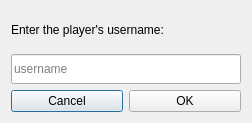
<?xml version="1.0" encoding="UTF-8"?>
<ui version="4.0">
 <class>addPlayerDialog</class>
 <widget class="QDialog" name="addPlayerDialog">
  <property name="geometry">
   <rect>
    <x>0</x>
    <y>0</y>
    <width>252</width>
    <height>123</height>
   </rect>
  </property>
  <property name="sizePolicy">
   <sizepolicy hsizetype="Fixed" vsizetype="Preferred">
    <horstretch>0</horstretch>
    <verstretch>0</verstretch>
   </sizepolicy>
  </property>
  <property name="minimumSize">
   <size>
    <width>252</width>
    <height>123</height>
   </size>
  </property>
  <property name="maximumSize">
   <size>
    <width>252</width>
    <height>123</height>
   </size>
  </property>
  <property name="windowTitle">
   <string>Add new player...</string>
  </property>
  <layout class="QVBoxLayout" name="verticalLayout_2">
   <item>
    <layout class="QVBoxLayout" name="verticalLayout">
     <item>
      <widget class="QLabel" name="label">
       <property name="text">
        <string>Enter the player's username:</string>
       </property>
      </widget>
     </item>
     <item>
      <widget class="QLineEdit" name="username">
       <property name="minimumSize">
        <size>
         <width>0</width>
         <height>30</height>
        </size>
       </property>
       <property name="placeholderText">
        <string>username</string>
       </property>
      </widget>
     </item>
    </layout>
   </item>
   <item>
    <layout class="QHBoxLayout" name="horizontalLayout">
     <item>
      <widget class="QPushButton" name="closeButton">
       <property name="text">
        <string>Cancel</string>
       </property>
      </widget>
     </item>
     <item>
      <widget class="QPushButton" name="addButton">
       <property name="text">
        <string>OK</string>
       </property>
      </widget>
     </item>
    </layout>
   </item>
  </layout>
 </widget>
 <resources/>
 <connections/>
</ui>
